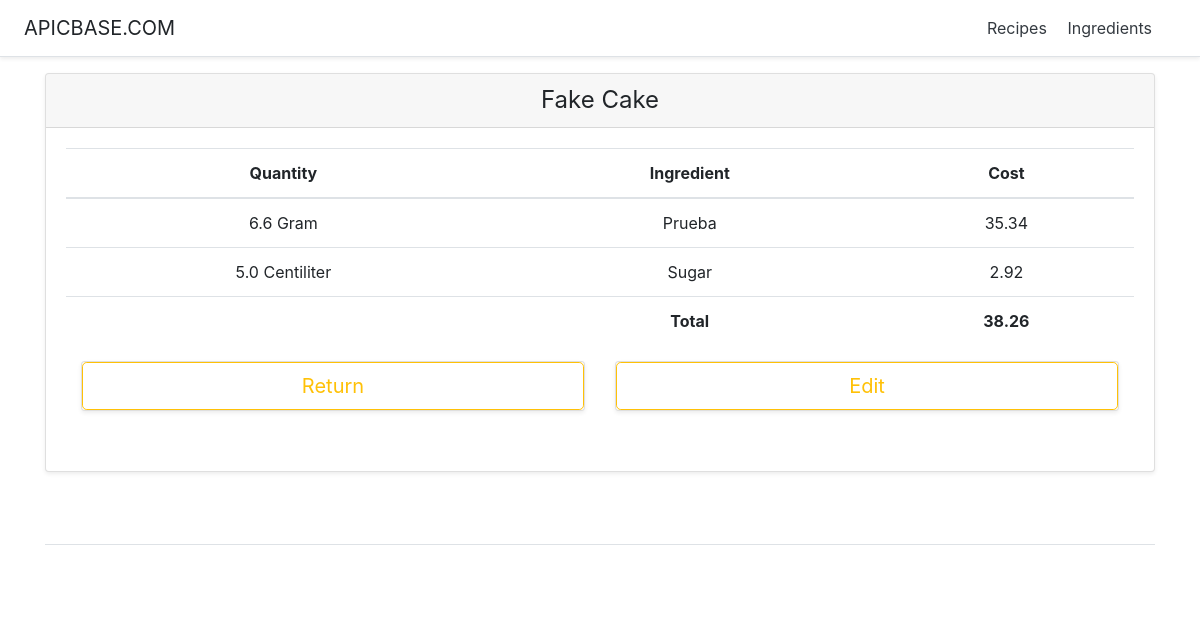
Screenshot of /recipeManager/2/ with the database file from the repository.
### recipeManager/models.py (models this page shows, shortened)
class Recipe(models.Model):
    id = models.AutoField(primary_key=True)
    name = models.CharField(max_length=200)
    description = models.CharField(max_length=200)
    ingredients = models.ManyToManyField(Ingredient, through='Recipe_Ingredients')

class Ingredient(models.Model):
    id = models.AutoField(primary_key=True)
    name = models.CharField(max_length=200)
    cost = models.FloatField()
    amount = models.FloatField()
    GRAMS='g.'
    KILOGRAMS='Kg.'
    CENTILITERS='cl.'
    LITERS='l.'
    UNIT_CHOICES = (
        (GRAMS, 'Gram'),
        (KILOGRAMS, 'Kilogram'),
        (CENTILITERS, 'Centiliter'),
        (LITERS, 'Liter')
    )
    unit = models.CharField(
        max_length=2,
        choices=UNIT_CHOICES,
        default=GRAMS,
    )

class Recipe_Ingredients(models.Model):
    recipe = models.ForeignKey(Recipe, on_delete=models.CASCADE)
    ingredient = models.ForeignKey(Ingredient, on_delete=models.CASCADE)
    quantity = models.FloatField()

### recipeManager/views.py (the view)
# urls.py: path('<int:recipe_id>/', views.RecipeDetailView, name='recipeDetail'),
def RecipeDetailView(request, recipe_id):
    recipe = get_object_or_404(Recipe, pk=recipe_id)
    ingredientsCosts, totalCost = calculateCosts(recipe)
    context = {
        'recipe' : recipe,
        'ingredientsCosts' : ingredientsCosts,
        'totalCost' : totalCost}
    return render(request, "recipeManager/recipeDetail.html", context)

### recipeManager/views.py (called while the page is built)
def calculateCosts(recipe):
    ingredients = Ingredient.objects.filter(recipe__id=recipe.id)
    totalCost = 0
    ingredientsCosts = []
    for ingredient in ingredients:
        quant = Recipe_Ingredients.objects.get(recipe__id = recipe.id, ingredient__id = ingredient.id).quantity
        costPerQuantity = round((ingredient.cost / ingredient.amount) * quant, 2)
        totalCost += costPerQuantity
        ingredientsCosts.append((ingredient, quant, costPerQuantity))
    return ingredientsCosts, round(totalCost, 2)

### recipeManager/templates/recipeManager/recipeDetail.html (shortened to what this page needs)
<!DOCTYPE html>
<html lang="en">
   <head>
      {% load static %}
      <link href="{%static 'recipeManager/pricing.css'%}" rel="stylesheet">
      {% load static %}
      <link href="{%static 'recipeManager/bootstrap.min.css'%}" rel="stylesheet">
   </head>
   <body>
      <div class="d-flex flex-column flex-md-row align-items-center p-3 px-md-4 mb-3 bg-white border-bottom shadow-sm">
         <h5 class="my-0 mr-md-auto font-weight-normal">APICBASE.COM</h5>
         <nav class="my-2 my-md-0 mr-md-3">
            <a class="p-2 text-dark" href="{% url 'recipeManager:index' %}">Recipes</a>
            <a class="p-2 text-dark" href="{% url 'recipeManager:ingredients' %}">Ingredients</a>
         </nav>
      </div>
      <div class="container">
         <div class="card-deck mb-3 text-center">
            <div class="card mb-4 shadow-sm">
               <div class="card-header">
                  <h4 class="my-0 font-weight-normal">{{ recipe.name }}</h4>
               </div>
               <div class="card-body">
                  <table class="table table-hover">
                     <thead>
                        <tr>
                           <th scope="col">Quantity</th>
                           <th scope="col">Ingredient</th>
                           <th scope="col">Cost</th>
                        </tr>
                     </thead>
                     <tbody>
                        {% for ingredient, quantity, cost in ingredientsCosts %}
                        <tr>
                           <td>{{ quantity }} {{ ingredient.get_unit_display }}</td>
                           <td>{{ ingredient.name }}</td>
                           <td>{{ cost }}</td>
                        </tr>
                        {% endfor %}
                        <tr>
                           <td></td>
                           <td scope="row"><b>Total</b></td>
                           <td><b>{{ totalCost }}</b></td>
                        </tr>
                     </tbody>
                  </table>
                  <div class="container">
                     <div class="card-deck mb-3 text-center">
                        <div id="returnButtonSection" class="card mb-4 shadow-sm">
                           <a href="{% url 'recipeManager:index' %}" style="text-decoration:none;">
                           <button type="button" class="btn btn-lg btn-block btn-outline-warning">Return</button>
                           </a>
                        </div>
                        <div id="editButtonSection" class="card mb-4 shadow-sm">
                          <a href="{% url 'recipeManager:editRecipe' recipe.id %}" style="text-decoration:none;">
                            <button id="editButton" type="button" class="btn btn-lg btn-block btn-outline-warning">Edit</button>
                          </a>
                        </div>
                     </div>
                  </div>
               </div>
            </div>
         </div>
         <footer class="pt-4 my-md-5 pt-md-5 border-top"></footer>
      </div>
   </body>
</html>

### recipeManager/static/recipeManager/pricing.css (style rules this page uses)
html { font-size: 14px; }
@media (min-width: 768px) { html { font-size: 16px; } }
.container { max-width: 960px; }
.card-deck .card { min-width: 220px; }

### rows the page displays
Recipe: name "Fake Cake"
Ingredient: quantity "6.6", unit "Gram", name "Prueba", cost "35.34"
Ingredient: quantity "5.0", unit "Centiliter", name "Sugar", cost "2.92"

### other values shown
{{ totalCost }} "38.26"
